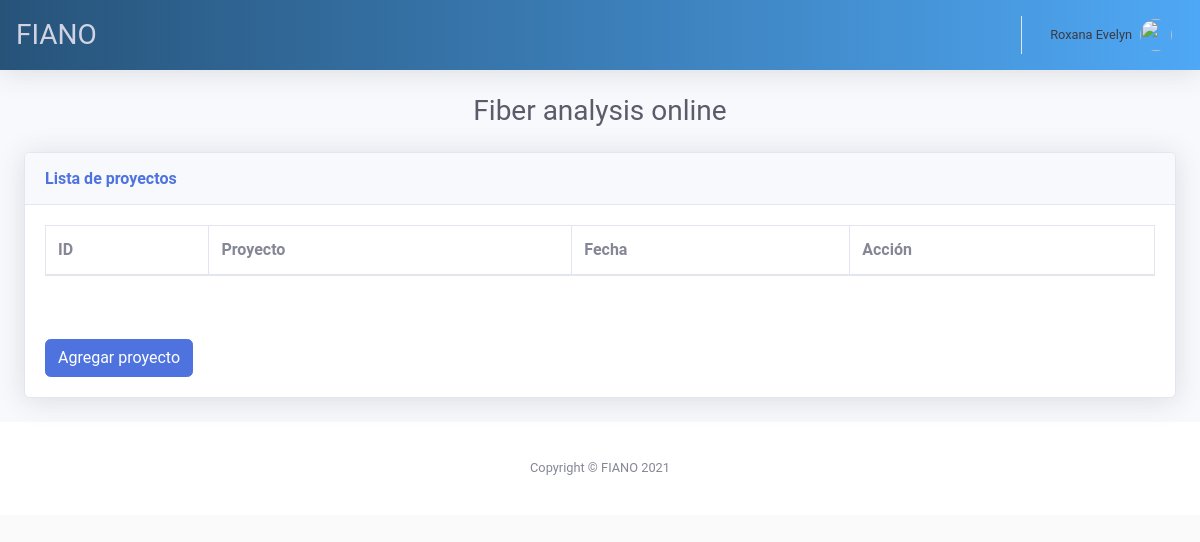
Page /list_projects (signed in) on the earlier database version.
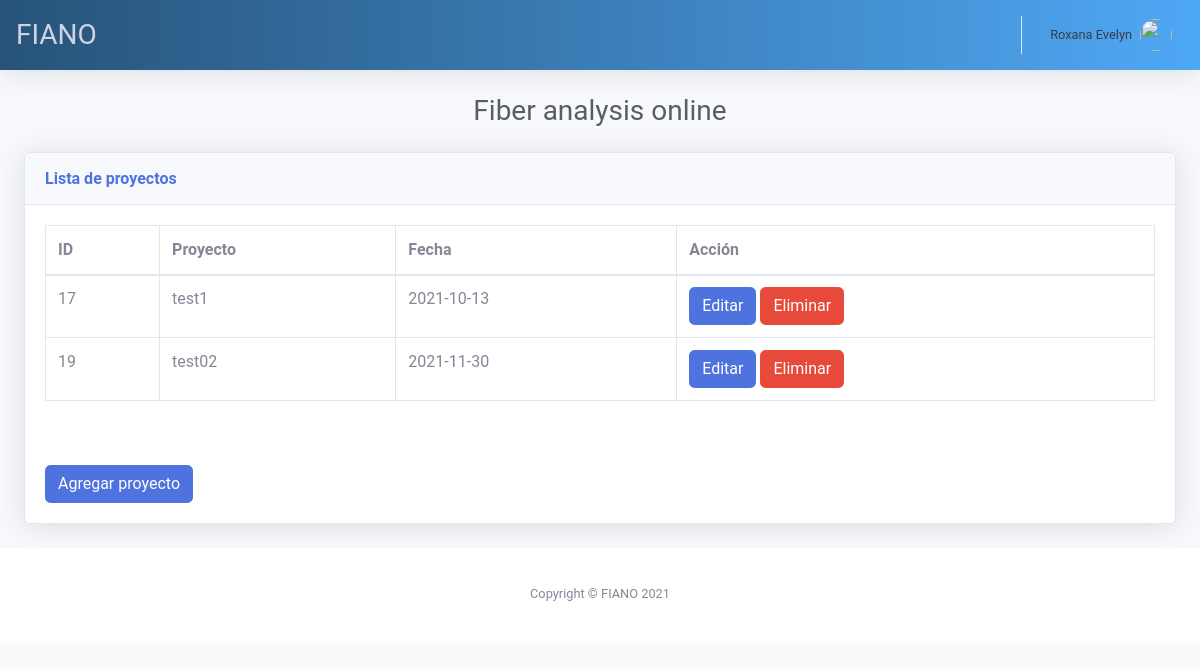
Same page on the later database version.
### tables this page shows
CREATE TABLE "Project" (
	"idProject"	INTEGER,
	"nameproject"	TEXT,
	"dateproject"	TEXT,
	"idUser"	INTEGER,
	PRIMARY KEY("idProject" AUTOINCREMENT)
);

### main.py (the view)
@app.route("/list_projects")
def list_projects():
    if 'username' in session:
        username = session['username']
        with sql.connect("users.db") as con:
            context = dict()
            cur = con.cursor()
            cur.execute(f"select * from User where username = '{session['username']}'")
            user_data = cur.fetchall()
            context['first_name'] = user_data[0][3]
            context['last_name'] = user_data[0][4]
            context['id_user'] = user_data[0][0]
            session['IDUSER'] = user_data[0][0]
            cur.execute(f"SELECT * FROM Project where idUser = {user_data[0][0]}")
            data = cur.fetchall()
            context['data'] = data
            return render_template("project.html", **context)
    else:
        return redirect(url_for('login'))

### templates/project.html (shortened to what this page needs)
{% extends "base.html" %}
{% block content %}
<div class="container-fluid">
  <div class="d-sm-flex align-items-center justify-content-center mb-4">
    <h2 class="h3 mb-0 text-gray-800">Fiber analysis online</h2>
  </div>
  <div class="card shadow mb-4">
    <div class="card-header py-3">
      <h6 class="m-0 font-weight-bold text-primary">Lista de proyectos</h6>
    </div>
      <div class="card-body">
        <div class="table-responsive">
          <table class="table table-bordered" id="dataTable">
            <thead>
              <tr>
                <th>ID</th>
                <th>Proyecto</th>
                <th>Fecha</th>
                <th>Acción</th>
              </tr>
            </thead>
            <tbody>
              <tr>
                {% for row in data %}
                  <tr>
                    <td>{{ row[0] }}</td>
                    <td>{{ row[1] }}</td>
                    <td>{{ row[2] }}</td>
                    <td>
                      <a class="btn btn-primary" href="{{ url_for('editproject', id_project=row[0], name_project=row[1]) }}">
                        Editar
                      </a>
                      <button class="btn btn-danger">Eliminar</button>
                    </td>
                  </tr>
                {% endfor %}
              </tr>
            </tbody>
          </table>
        </div>
        <br><br>
        <button class="btn btn-primary" data-toggle="modal" data-target="#addModal">Agregar proyecto</button>
       </div>
  </div>
</div>
{% endblock %}

Differences in the rows shown:
added Project: idProject "17", nameproject "test1", dateproject "2021-10-13"
added Project: idProject "19", nameproject "test02", dateproject "2021-11-30"
